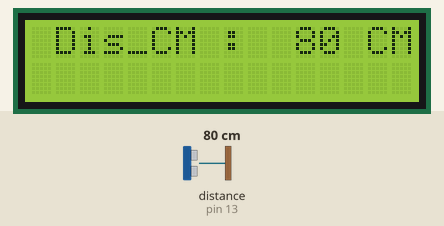
This sketch was run on a simulated Arduino Uno, built with avr-gcc and run on an emulated ATmega328P. On the bench: 16×2 character LCD. Wiring (inferred from the names in the program): ultrasonic range finder: trigger pin 12; echo pin 13. The test bench sets the inputs (shaded band); at power-on: distance to the obstacle (sensor on pin 13) 80 cm. The echo pulse lasts 58.3 µs per cm; what the sketch prints to the serial monitor is not drawn.

Above: at 1.2 s.
1.3 s: distance to the obstacle (sensor on pin 13) set to 2 cm
At 1.9 s:
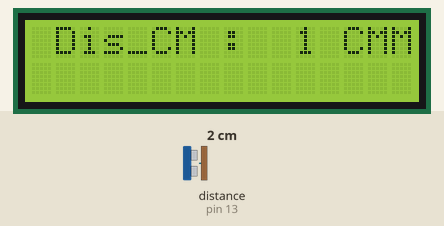
2.8 s: distance to the obstacle (sensor on pin 13) set to 35 cm
At 3.01 s:
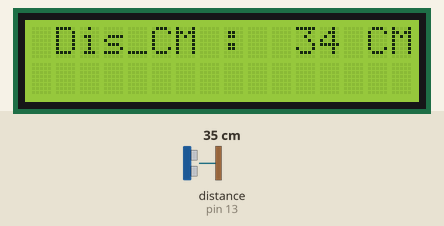
4.3 s: distance to the obstacle (sensor on pin 13) set to 18 cm
At 7.4 s:
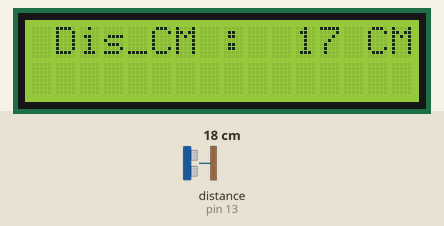

Measured:
- after the input at 1.3 s, the display: first changes at once (image 1 shows a later state)
- after the input at 2.8 s, the display: changes at once (image 2)
- after the input at 4.3 s, the display: first differs from a run without the input at once (image 3)

The sketch:

SainSmart_ultrasonic_keypad.ino
```cpp
/*
  The circuit:
 * LCD RS pin to digital pin 8
 * LCD Enable pin to digital pin 9
 * LCD D4 pin to digital pin 4
 * LCD D5 pin to digital pin 5
 * LCD D6 pin to digital pin 6
 * LCD D7 pin to digital pin 7
 * LCD BL pin to digital pin 10
 * KEY pin to analogl pin 0
 *Vcc pin to  +5
 *Trig pin to digital pin 12
 *Echo pin to digital pin 13
fuction :  when the serial port sen an "a" to the Board .the Board will show" holl sainsmart "in the lcdkeypad"
 */

#include <LiquidCrystal.h>
#define CM 1      //Centimeter
#define INC 0     //Inch
#define TP 12      //Trig_pin
#define EP 13      //Echo_pin

LiquidCrystal lcd(8, 13, 9, 4, 5, 6, 7);
const char nomber_[]="0123456789";
char nomber_s[]="000";
char  rword;
char msgs[5][16] = {"Right Key OK ",
                    "Up Key OK    ",
                    "Down Key OK  ",
                    "Left Key OK  ",
                    "Select Key OK" };

int adc_key_val[5] ={50, 200, 400, 600, 800 };
int NUM_KEYS = 5;
int adc_key_in;
int key=-1;
int oldkey=-1;

void setup()
{
  lcd.clear();
  lcd.begin(16, 2);
  lcd.setCursor(0,0);
  Serial.begin(9600); // 打开串口，设置波特率为9600 bps
  pinMode(TP,OUTPUT);       // set TP output for trigger
  pinMode(EP,INPUT);        // set EP input for echo
}

void loop()
{

   long microseconds = TP_init();
   long distacne_cm = Distance(microseconds, CM);
 //  LCD_cover_data(distacne_cm,nomber_s);
   lcd.setCursor(0,0);
   lcd.print(" Dis_CM :  ");
   lcd.print(distacne_cm);
   lcd.print(" CM");
    Serial.println(distacne_cm); //从串口发送字符串
  // Serial.println(" Holl SainSmart"); //从串口发送字符串并换行
}

long Distance(long time, int flag)
{
  /*

  */
  long distacne;
  if(flag)
    distacne = time /29 / 2  ;     // Distance_CM  = ((Duration of high level)*(Sonic :340m/s))/2
                                   //              = ((Duration of high level)*(Sonic :0.034 cm/us))/2
                                   //              = ((Duration of high level)/(Sonic :29.4 cm/us))/2
  else
    distacne = time / 74 / 2;      // INC
  return distacne;
}

long TP_init()
{
  digitalWrite(TP, LOW);
  delayMicroseconds(2);
  digitalWrite(TP, HIGH);                 // pull the Trig pin to high level for more than 10us impulse
  delayMicroseconds(10);
  digitalWrite(TP, LOW);
  long microseconds = pulseIn(EP,HIGH);   // waits for the pin to go HIGH, and returns the length of the pulse in microseconds
  return microseconds;                    // return microseconds
}

//cover number to string
void LCD_cover_data(unsigned int data_tem,char *nomber_s){
  char k=0;
  if(data_tem!=0){
     for(int i=5;i!=0&&data_tem!=0;i--){
         k=data_tem%10;
         nomber_s[i]=nomber_[k];
         data_tem/=10;

	}
	}
}
```
